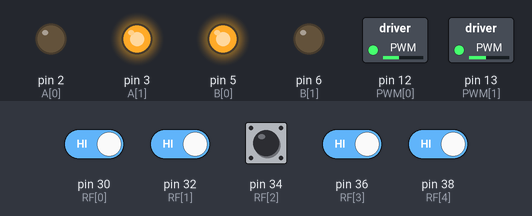
The sketch below on a simulated Arduino Mega 2560, built with avr-gcc and run on an emulated ATmega2560. On the bench: switched loads named in the sketch (green lamp = pin HIGH), output pins drawn as LEDs (lit = HIGH). The test bench sets the inputs (shaded band); at power-on: pin 30 (RF[0]), pin 32 (RF[1]), pin 34 (RF[2]), pin 36 (RF[3]), pin 38 (RF[4]) HIGH. Pins used as bus, display or sensor lines are not drawn.

Above: at 1.2 s.
1.3 s: pin 38 (RF[4]) driven LOW
At 2.5 s:
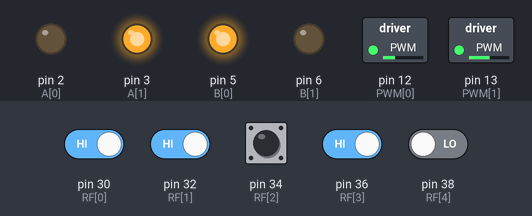
2.8 s: pin 30 (RF[0]) driven LOW
At 3.6 s:
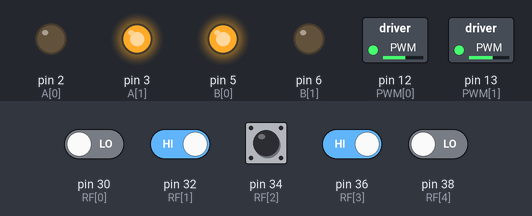
4.3 s: pin 32 (RF[1]) driven LOW
At 4.7 s:
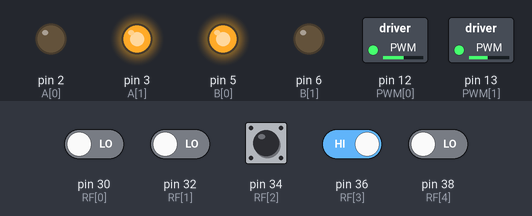
5.8 s: pin 38 (RF[4]) driven HIGH
At 7.0 s:
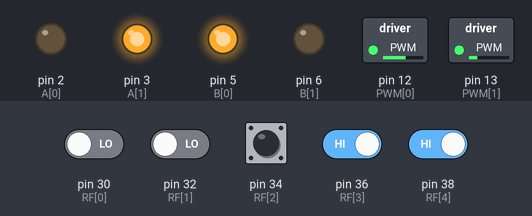
7.3 s: pin 36 (RF[3]) driven LOW
At 8.2 s:
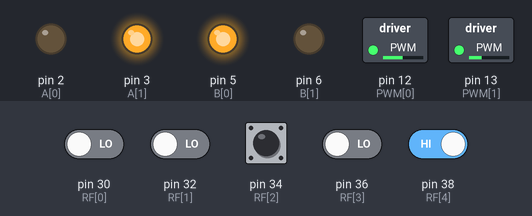
8.8 s: pin 30 (RF[0]) driven HIGH and pin 38 (RF[4]) driven LOW
At 9.4 s:
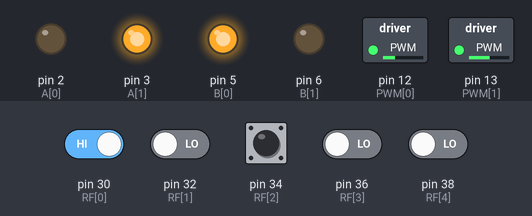
Timing chart, 0 to 11.3 s (numbered marks = the images above; inputs shaded):
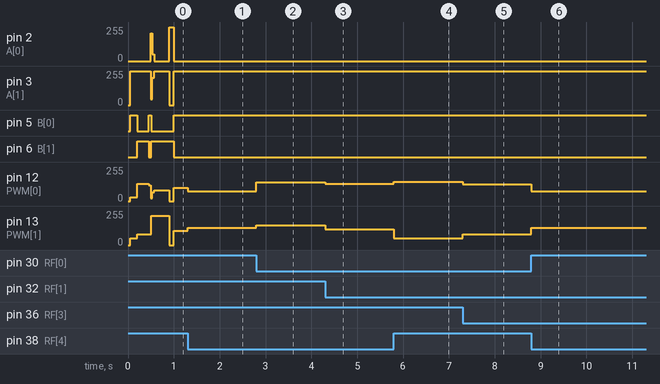

The sketch:

inclass4.16.ino
```cpp
int PWM[] = {12, 13}; // A, B
int A[] = {2, 3}; // 1, 2
int B[] = {5, 6}; // 1, 2
int RF[] = {30, 32, 34, 36, 38};
#include <SoftwareSerial.h>
#include <MFRC522.h>
#include <SPI.h>
SoftwareSerial BT(10, 11);
#define RST_PIN 9                // 讀卡機的重置腳位
#define SS_PIN 53               // 晶片選擇腳位
MFRC522 mfrc522(SS_PIN, RST_PIN);

void setup() {
    SPI.begin();
    mfrc522.PCD_Init();
    Serial.begin(9600);
    BT.begin(9600);
    for(int i = 0; i < 2; i++){
        pinMode(PWM[i], OUTPUT);
        pinMode(A[i], OUTPUT);
        pinMode(B[i], OUTPUT);
    }
}

int lst_vl = 0, lst_vr = 0;

void Writemotor(double a, double b){
    lst_vl = a, lst_vr = b;
    analogWrite(PWM[0], abs(a));
    analogWrite(PWM[1], abs(b));
    digitalWrite(A[0], a <= 0);
    digitalWrite(A[1], a > 0);
    digitalWrite(B[0], b > 0);
    digitalWrite(B[1], b <= 0);
}


// void tracking(){
  //   static int ll = 0, lr = 0;
  //   double error = 0;
  //   for(int i = 0; i < 5; i++) error += arr[i] * digitalRead(RF[i]);
  //   int kp = 35, tp = 160;
  //   int vr = tp - kp * error;
  //   int vl = 0.95 * (tp + kp * error);
  //   int deduct = digitalRead(RF[0]) | digitalRead(RF[4]);
//   if(deduct) vl *= 0.8, vr *= 0.8;
//   // vl = (vl + 4 * ll) / 10, vr = (vr + 9 * lr) / 10;
//   vl = min(vl, 255), vr = min(vr, 255);
//   vl = max(vl, -255), vr = max(vr, -255);
//   ll = vl, lr = vr;
//   Writemotor(vl, vr);
// }

double arr[] = {-1.7, -1, 0, 1, 1.7};

void tracking(bool flag = false){ // PID Control
  static double kd = 10, lastError = 0, ki = 0, sumError = 0;
  if(flag) lastError = 0, sumError = 0;
  double error = 0;
  for(int i = 0; i < 5; i++) error += arr[i] * digitalRead(RF[i]);
  sumError += error; // I
  sumError = constrain(sumError, -20, 20); // max speed : [-200, 200]
  double dError = error - lastError; // D

  int kp = 33, tp = 150;
  // int kp = 22, tp = 90;
  int powerCorrection = kp * error + kd * dError + ki * sumError;
  lastError = error;
  int vr = (tp - powerCorrection) * (powerCorrection >= 0 ? 1 : 0.75);
  int vl = 0.95 * (tp + powerCorrection) * (powerCorrection <= 0 ? 1 : 0.75);
  // int vl = 0.95 * (tp + powerCorrection) * (powerCorrection <= 0 ? 1 : 0.75);
  // int vr = (tp - powerCorrection) * (powerCorrection >= 0 ? 1 : 0.75);
  int deduct = digitalRead(RF[0]) | digitalRead(RF[4]);
  if(deduct) vl *= 0.85, vr *= 0.85;
  vl = min(vl, 255), vr = min(vr, 255);
  vl = max(vl, -255), vr = max(vr, -255);
  Writemotor(vl, vr);
}

void TurnLeft(unsigned long wait_ms = 250){
  unsigned long st = millis();
  while(millis() - st < 120){
    Writemotor(40, 30);
  }
  st = millis();
  while(millis() - st < wait_ms){
    Writemotor(0, 130);
  }
  while(!digitalRead(RF[0])){
    Writemotor(-50, 80);
  }
  st = millis();
  while(millis() - st < 50){
    Writemotor(100, 0);
    if(digitalRead(RF[2])) tracking();
  }
}

void stop(double t = 100){
  unsigned long start_time = millis();
  start_time = millis();
  while(millis() - start_time < t){
    Writemotor(0, 0);
  }
}

void TurnRight(unsigned long wait_ms = 250){
  unsigned long st = millis();
  while(millis() - st < 150){
    Writemotor(30, 50);
  }
  st = millis();
  while(millis() - st < wait_ms){
    Writemotor(130, -80);
  }
  while(!digitalRead(RF[4])){
    Writemotor(55, -70);
  }
  st = millis();
  while(millis() - st < 50){
    Writemotor(0, 110);
    if(digitalRead(RF[2])) tracking();
  }
}

void UTurn(unsigned long wait_ms = 400){
  unsigned long start_time = millis();
  start_time = millis();
  while(millis()-start_time < wait_ms){
    Writemotor(80, -220);
  }
  while(!digitalRead(RF[4])){
    Writemotor(30, -80);
  }
  start_time = millis();
  while(millis()-start_time < 100){
    Writemotor(0, 0);
  }
}

int ck(){
    int c = 0;
    for(int i = 0; i < 5; i++) c += digitalRead(RF[i]);
    return c;
}

int state = 0;


bool checkMFRC(){
    if(!mfrc522.PICC_IsNewCardPresent() || !mfrc522.PICC_ReadCardSerial()) {
        return false;
    } //PICC_IsNewCardPresent()：是否感應到新的卡片?
    Serial.println(F("*Card Detected:*"));
    // mfrc522->PICC_DumpDetailsToSerial(&(mfrc522->uid)); //讀出 UID
    for (byte i = 0; i < mfrc522.uid.size; i++) {
        Serial.print(mfrc522.uid.uidByte[i], HEX);
        BT.print(mfrc522.uid.uidByte[i], HEX);
        // uidStr += String(mfrc522.uid.uidByte[i], HEX);
    }
    Serial.println("");
    BT.println("");
    mfrc522.PICC_HaltA(); // 讓同一張卡片進入停止模式 (只顯示一次)
    mfrc522.PCD_StopCrypto1(); // 停止 Crypto1
    return true;
}

char BT_get(){
    if(BT.available()){
        char c = BT.read();
        Serial.print("get : ");
        Serial.println(c);
        if(c == 's'){
            Serial.print("stop!\n");
        }
        return c;
    }
    return '0';
}

void Forward(){
  while(ck() == 5){
    Writemotor(100, 107);
  }
}
void test1(){
  if(ck() == 5){
    if(state == 0){ // 起點 -> 1，之後右轉
      while(ck() >= 3){
        Writemotor(153, 160);
      }
    }
    else{
      UTurn();
      state = -1;
    }
    state++;
  }
}
void loop() {
    // checkMFRC();
    // BT_get();
    tracking();
    if(state == 5){
      mfrc522.PCD_Init();
      if(checkMFRC()){
          while(true){
              Writemotor(0, 0);
          }
      }
    }
    // test1();
    // return;
    if(ck() == 5){
        if(state == 0){ // 起點 -> 1，之後右轉
          TurnRight();
        }
        else if (state == 1){ // 1 -> 2，之後迴轉
          // while(ck() >= 3){
          //   Writemotor(174, 180);
          // }
          UTurn();
        }
        else if(state == 2){ // 2 -> 1，之後直走
          // UTurn();
          // TurnLeft();
          // Writemotor(lst_vr * 0.97, lst_vl * 1.03);
          // unsigned long st = millis();
          // while(millis() - st < 150){

          // }
          // Writemotor(lst_vr * 0.96, lst_vl * 1.03);
          // st = millis();
          // while(millis() - st < 100){

          // }
          // stop(500);
          Forward();
        }
        else if(state == 3){ // 1 -> 4，之後迴轉
          // TurnLeft();
          UTurn();
          // state = -1;
        }
        else if(state == 4){ // 4 -> 1，之後左轉
          // UTurn();
          // state = -1;
          TurnLeft();
        }
        else{ // 1 -> 3，之後停止
          UTurn();
          state = 0;
          return;
            while(ck()){
                Writemotor(200, 200);
            }
        }
        state++;
    }
    if(state > 5){
      Writemotor(0,0);
      return;
    }
}
```

Measured:
- after the input at 1.3 s, pin 12 (PWM[0]): 100/255 → 75/255 at once; pin 13 (PWM[1]): 107/255 → 130/255 at once
- after the input at 2.8 s, pin 12 (PWM[0]): 75/255 → 142/255 at once; pin 13 (PWM[1]): 130/255 → 150/255 at once
- after the input at 4.3 s, pin 12 (PWM[0]): 142/255 → 130/255 at once; pin 13 (PWM[1]): 150/255 → 117/255 at once
- after the input at 5.8 s, pin 12 (PWM[0]): 130/255 → 144/255 at once; pin 13 (PWM[1]): 117/255 → 51/255 at once
- after the input at 7.3 s, pin 12 (PWM[0]): 144/255 → 124/255 at once; pin 13 (PWM[1]): 51/255 → 79/255 at once
- after the input at 8.8 s, pin 12 (PWM[0]): 124/255 → 75/255 at once; pin 13 (PWM[1]): 79/255 → 130/255 at once
